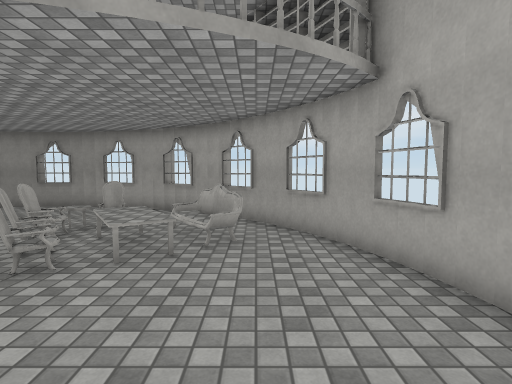
View 1 (above)

14 first-person views from a walk through a scene from a Unity 3-D project. The camera is 1.5 m above the floor, tilts 4° down and sees 80° across. The floor is counted in squares, 1 m on a side. Each view is taken from the middle of a square. On the plan, view 1 faces up. The plan holds only what a view shows up to about 15 squares ahead; the rest is blank. The place goes on beyond the plan. Some animated figures are not drawn. Some surface patterns are stand-ins.

View 2
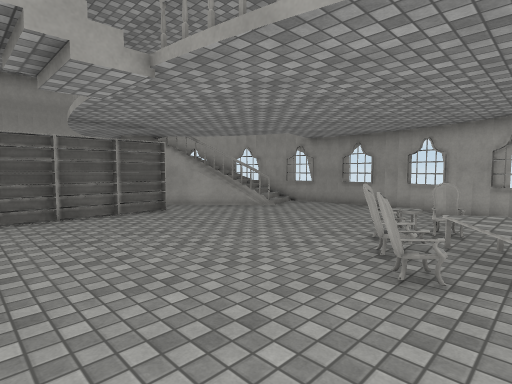

View 3
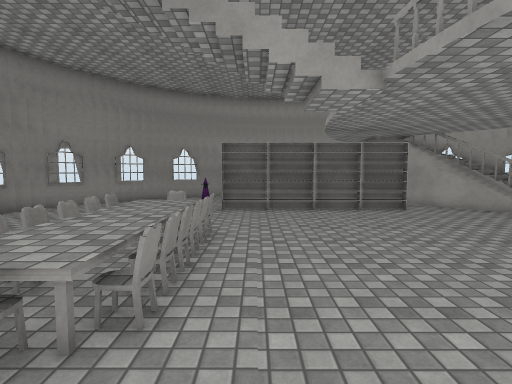

View 4
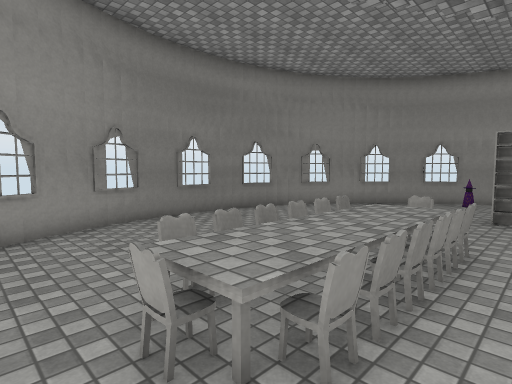

View 5
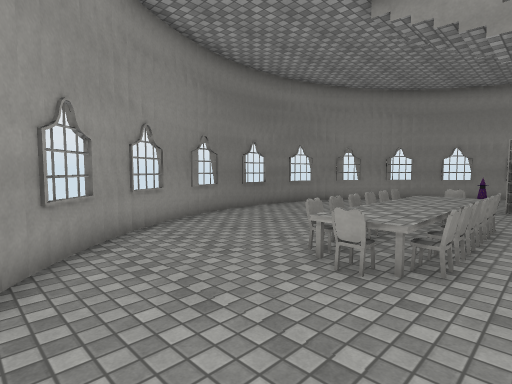

View 6
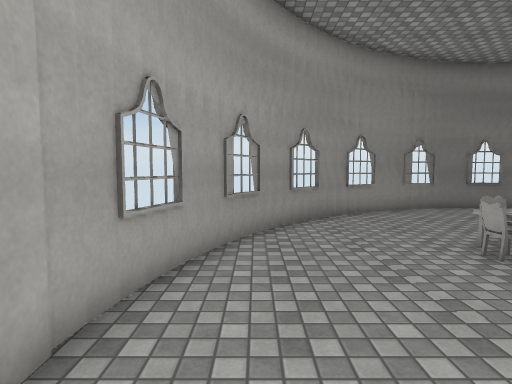

View 7
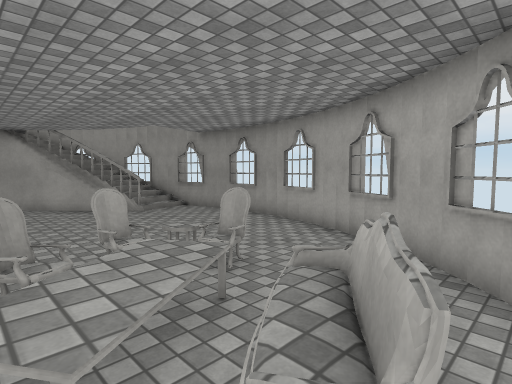

View 8
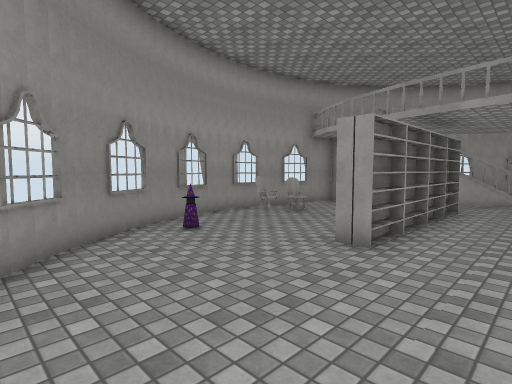

View 9
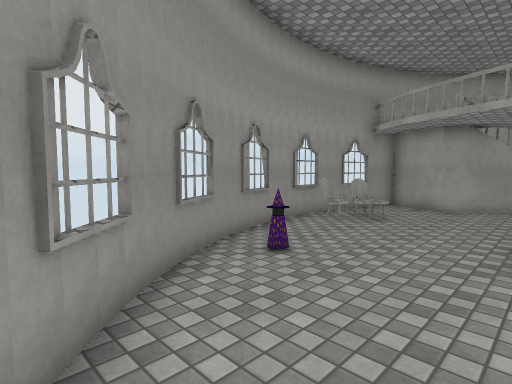

View 10
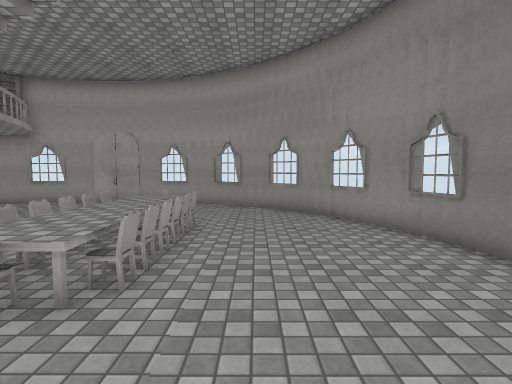

View 11
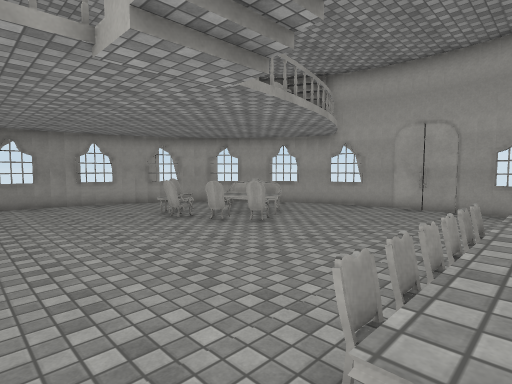

View 12
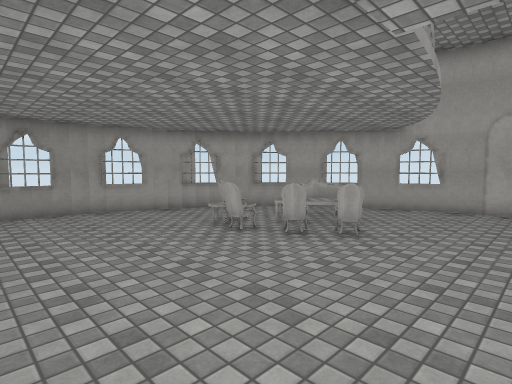

View 13
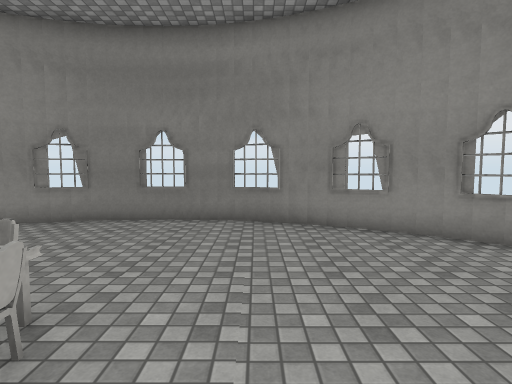

View 14
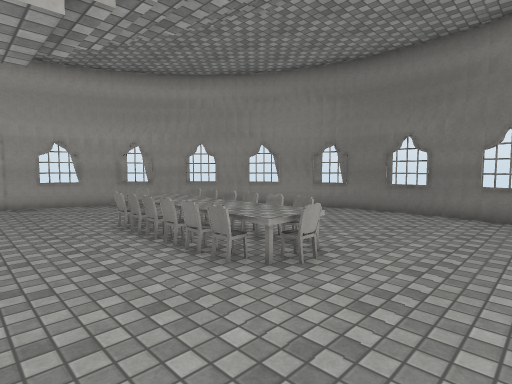

### Floor plan
Key: @ floor where view 1 was taken; # wall or solid block; x gap in a wall; . floor; = window, fence, low wall or low ledge; ^ raised ledge; T table; O other object.
Columns run from 19 left of view 1 to 3 right of it. Each row starts with its distance up from view 1.
 13        ####=##
 12       ##=....####
 11       #O........###
 10       #O#.........##
  9      ##=...........#
  8   ##=##.......^#.==##
  7  ##=##........#=TT#=##
  6 ###=#..........#TT==.#
  5 #.....#........#TT...##
  4 #.....#........#=.....#
  3 ##....#...............#
  2 ##^...#...............#
  1 #.....#...............#
  0 #.....#............@..#
 -1 #.....#....##T##.....=#
 -2 #.........#TTTTT#....##
 -3 #xO.......T#TTTTT....#
 -4  =..................##
 -5  ##.................#
 -6   #=...............=#
 -7    ##............###
 -8     ###.........##
 -9       #####=#####

Where each view was taken, in squares from view 1:
view 1: 0 up, 0 right, facing up
view 2: 0 up, 2 left, facing up-left
view 3: 0 up, 1 left, facing left
view 4: 0 up, 2 left, facing down-left
view 5: 0 up, 1 right, facing down-left
view 6: 3 up, 1 right, facing down
view 7: 5 up, 0 right, facing up-left
view 8: 7 down, 10 left, facing up-left
view 9: 7 down, 13 left, facing up-left
view 10: 5 down, 12 left, facing right
view 11: 2 down, 10 left, facing up-right
view 12: 1 up, 10 left, facing up-right
view 13: 0 up, 11 left, facing down
view 14: 2 up, 12 left, facing down-right
